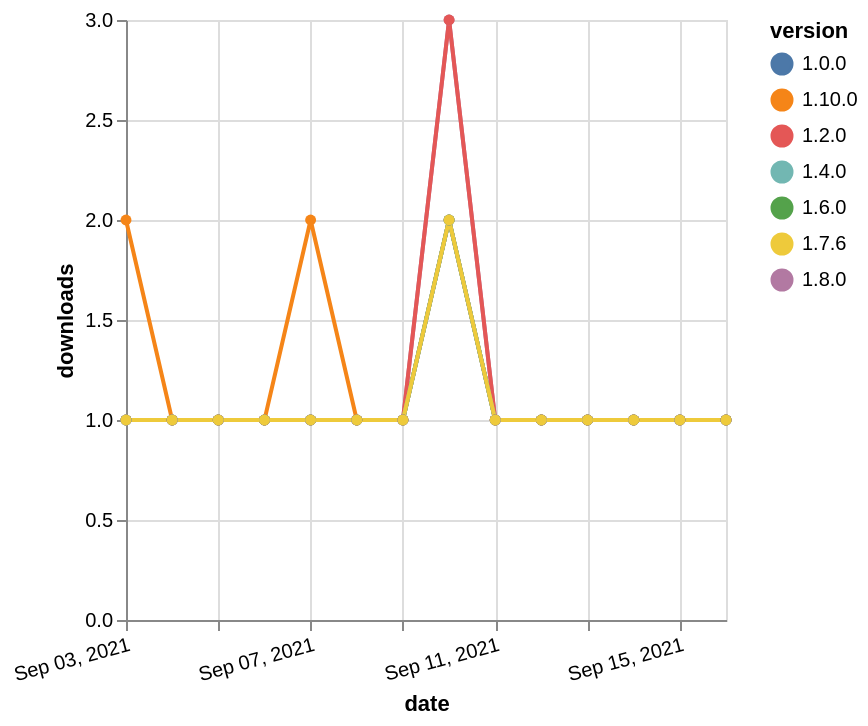

Source (Vega-Lite JSON):
### Vega-Lite specification from a JSON file in a GitHub repository (floating-point values rounded to 4 significant figures)
{"$schema": "https://vega.github.io/schema/vega-lite/v5.json", "description": "A simple bar chart with embedded data.", "data": {"values": [{"date": "2021-09-03", "total": 156, "delta": 1, "version": "1.6.0"}, {"date": "2021-09-04", "total": 157, "delta": 1, "version": "1.6.0"}, {"date": "2021-09-05", "total": 158, "delta": 1, "version": "1.6.0"}, {"date": "2021-09-06", "total": 159, "delta": 1, "version": "1.6.0"}, {"date": "2021-09-07", "total": 160, "delta": 1, "version": "1.6.0"}, {"date": "2021-09-08", "total": 161, "delta": 1, "version": "1.6.0"}, {"date": "2021-09-09", "total": 162, "delta": 1, "version": "1.6.0"}, {"date": "2021-09-10", "total": 164, "delta": 2, "version": "1.6.0"}, {"date": "2021-09-11", "total": 165, "delta": 1, "version": "1.6.0"}, {"date": "2021-09-12", "total": 166, "delta": 1, "version": "1.6.0"}, {"date": "2021-09-13", "total": 167, "delta": 1, "version": "1.6.0"}, {"date": "2021-09-14", "total": 168, "delta": 1, "version": "1.6.0"}, {"date": "2021-09-15", "total": 169, "delta": 1, "version": "1.6.0"}, {"date": "2021-09-16", "total": 170, "delta": 1, "version": "1.6.0"}, {"date": "2021-09-03", "total": 174, "delta": 1, "version": "1.8.0"}, {"date": "2021-09-04", "total": 175, "delta": 1, "version": "1.8.0"}, {"date": "2021-09-05", "total": 176, "delta": 1, "version": "1.8.0"}, {"date": "2021-09-06", "total": 177, "delta": 1, "version": "1.8.0"}, {"date": "2021-09-07", "total": 178, "delta": 1, "version": "1.8.0"}, {"date": "2021-09-08", "total": 179, "delta": 1, "version": "1.8.0"}, {"date": "2021-09-09", "total": 180, "delta": 1, "version": "1.8.0"}, {"date": "2021-09-10", "total": 183, "delta": 3, "version": "1.8.0"}, {"date": "2021-09-11", "total": 184, "delta": 1, "version": "1.8.0"}, {"date": "2021-09-12", "total": 185, "delta": 1, "version": "1.8.0"}, {"date": "2021-09-13", "total": 186, "delta": 1, "version": "1.8.0"}, {"date": "2021-09-14", "total": 187, "delta": 1, "version": "1.8.0"}, {"date": "2021-09-15", "total": 188, "delta": 1, "version": "1.8.0"}, {"date": "2021-09-16", "total": 189, "delta": 1, "version": "1.8.0"}, {"date": "2021-09-03", "total": 117, "delta": 2, "version": "1.10.0"}, {"date": "2021-09-04", "total": 118, "delta": 1, "version": "1.10.0"}, {"date": "2021-09-05", "total": 119, "delta": 1, "version": "1.10.0"}, {"date": "2021-09-06", "total": 120, "delta": 1, "version": "1.10.0"}, {"date": "2021-09-07", "total": 122, "delta": 2, "version": "1.10.0"}, {"date": "2021-09-08", "total": 123, "delta": 1, "version": "1.10.0"}, {"date": "2021-09-09", "total": 124, "delta": 1, "version": "1.10.0"}, {"date": "2021-09-10", "total": 126, "delta": 2, "version": "1.10.0"}, {"date": "2021-09-11", "total": 127, "delta": 1, "version": "1.10.0"}, {"date": "2021-09-12", "total": 128, "delta": 1, "version": "1.10.0"}, {"date": "2021-09-13", "total": 129, "delta": 1, "version": "1.10.0"}, {"date": "2021-09-14", "total": 130, "delta": 1, "version": "1.10.0"}, {"date": "2021-09-15", "total": 131, "delta": 1, "version": "1.10.0"}, {"date": "2021-09-16", "total": 132, "delta": 1, "version": "1.10.0"}, {"date": "2021-09-03", "total": 217, "delta": 1, "version": "1.0.0"}, {"date": "2021-09-04", "total": 218, "delta": 1, "version": "1.0.0"}, {"date": "2021-09-05", "total": 219, "delta": 1, "version": "1.0.0"}, {"date": "2021-09-06", "total": 220, "delta": 1, "version": "1.0.0"}, {"date": "2021-09-07", "total": 221, "delta": 1, "version": "1.0.0"}, {"date": "2021-09-08", "total": 222, "delta": 1, "version": "1.0.0"}, {"date": "2021-09-09", "total": 223, "delta": 1, "version": "1.0.0"}, {"date": "2021-09-10", "total": 225, "delta": 2, "version": "1.0.0"}, {"date": "2021-09-11", "total": 226, "delta": 1, "version": "1.0.0"}, {"date": "2021-09-12", "total": 227, "delta": 1, "version": "1.0.0"}, {"date": "2021-09-13", "total": 228, "delta": 1, "version": "1.0.0"}, {"date": "2021-09-14", "total": 229, "delta": 1, "version": "1.0.0"}, {"date": "2021-09-15", "total": 230, "delta": 1, "version": "1.0.0"}, {"date": "2021-09-16", "total": 231, "delta": 1, "version": "1.0.0"}, {"date": "2021-09-03", "total": 278, "delta": 1, "version": "1.2.0"}, {"date": "2021-09-04", "total": 279, "delta": 1, "version": "1.2.0"}, {"date": "2021-09-05", "total": 280, "delta": 1, "version": "1.2.0"}, {"date": "2021-09-06", "total": 281, "delta": 1, "version": "1.2.0"}, {"date": "2021-09-07", "total": 282, "delta": 1, "version": "1.2.0"}, {"date": "2021-09-08", "total": 283, "delta": 1, "version": "1.2.0"}, {"date": "2021-09-09", "total": 284, "delta": 1, "version": "1.2.0"}, {"date": "2021-09-10", "total": 287, "delta": 3, "version": "1.2.0"}, {"date": "2021-09-11", "total": 288, "delta": 1, "version": "1.2.0"}, {"date": "2021-09-12", "total": 289, "delta": 1, "version": "1.2.0"}, {"date": "2021-09-13", "total": 290, "delta": 1, "version": "1.2.0"}, {"date": "2021-09-14", "total": 291, "delta": 1, "version": "1.2.0"}, {"date": "2021-09-15", "total": 292, "delta": 1, "version": "1.2.0"}, {"date": "2021-09-16", "total": 293, "delta": 1, "version": "1.2.0"}, {"date": "2021-09-03", "total": 177, "delta": 1, "version": "1.4.0"}, {"date": "2021-09-04", "total": 178, "delta": 1, "version": "1.4.0"}, {"date": "2021-09-05", "total": 179, "delta": 1, "version": "1.4.0"}, {"date": "2021-09-06", "total": 180, "delta": 1, "version": "1.4.0"}, {"date": "2021-09-07", "total": 181, "delta": 1, "version": "1.4.0"}, {"date": "2021-09-08", "total": 182, "delta": 1, "version": "1.4.0"}, {"date": "2021-09-09", "total": 183, "delta": 1, "version": "1.4.0"}, {"date": "2021-09-10", "total": 185, "delta": 2, "version": "1.4.0"}, {"date": "2021-09-11", "total": 186, "delta": 1, "version": "1.4.0"}, {"date": "2021-09-12", "total": 187, "delta": 1, "version": "1.4.0"}, {"date": "2021-09-13", "total": 188, "delta": 1, "version": "1.4.0"}, {"date": "2021-09-14", "total": 189, "delta": 1, "version": "1.4.0"}, {"date": "2021-09-15", "total": 190, "delta": 1, "version": "1.4.0"}, {"date": "2021-09-16", "total": 191, "delta": 1, "version": "1.4.0"}, {"date": "2021-09-03", "total": 137, "delta": 1, "version": "1.7.6"}, {"date": "2021-09-04", "total": 138, "delta": 1, "version": "1.7.6"}, {"date": "2021-09-05", "total": 139, "delta": 1, "version": "1.7.6"}, {"date": "2021-09-06", "total": 140, "delta": 1, "version": "1.7.6"}, {"date": "2021-09-07", "total": 141, "delta": 1, "version": "1.7.6"}, {"date": "2021-09-08", "total": 142, "delta": 1, "version": "1.7.6"}, {"date": "2021-09-09", "total": 143, "delta": 1, "version": "1.7.6"}, {"date": "2021-09-10", "total": 145, "delta": 2, "version": "1.7.6"}, {"date": "2021-09-11", "total": 146, "delta": 1, "version": "1.7.6"}, {"date": "2021-09-12", "total": 147, "delta": 1, "version": "1.7.6"}, {"date": "2021-09-13", "total": 148, "delta": 1, "version": "1.7.6"}, {"date": "2021-09-14", "total": 149, "delta": 1, "version": "1.7.6"}, {"date": "2021-09-15", "total": 150, "delta": 1, "version": "1.7.6"}, {"date": "2021-09-16", "total": 151, "delta": 1, "version": "1.7.6"}]}, "width": "container", "mark": {"type": "line", "point": {"filled": true}}, "encoding": {"x": {"field": "date", "type": "temporal", "timeUnit": "yearmonthdate", "title": "date", "axis": {"labelAngle": -15}}, "y": {"field": "delta", "type": "quantitative", "title": "downloads"}, "color": {"field": "version", "type": "nominal"}, "tooltip": {"field": "delta"}}}
